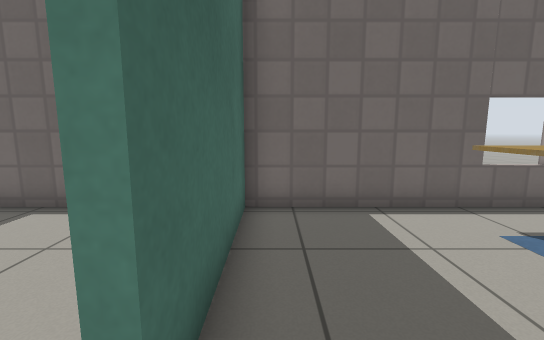
[1] (above)

23 first-person views from a walk through a robot-simulator world made for Gazebo. The camera is 0.9 m above the floor, tilts 8° down and sees 90° across. The floor is counted in squares, 0.5 m on a side. Each view is taken from the middle of a square. On the plan, view 1 faces up. The plan holds only what a view shows up to about 15 squares ahead; the rest is blank. The robots in the file are not drawn. Gazebo's built-in surfaces are drawn with simple patterns.

[2]
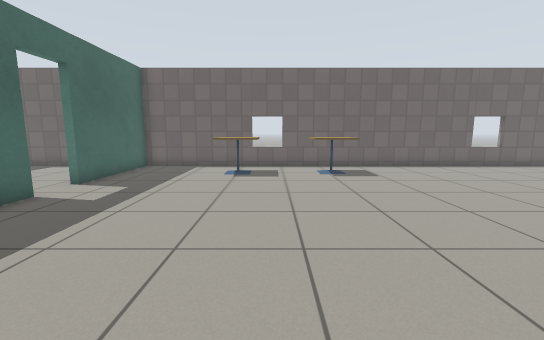

[3]
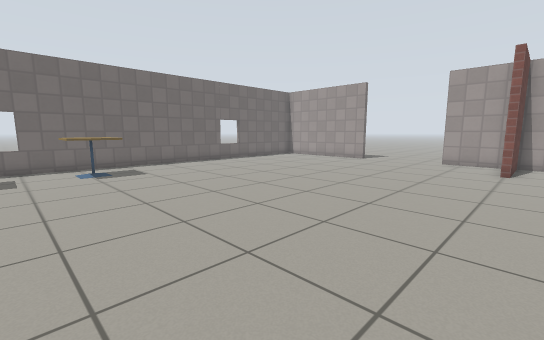

[4]
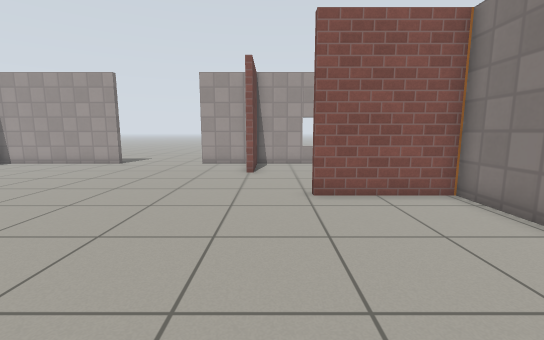

[5]
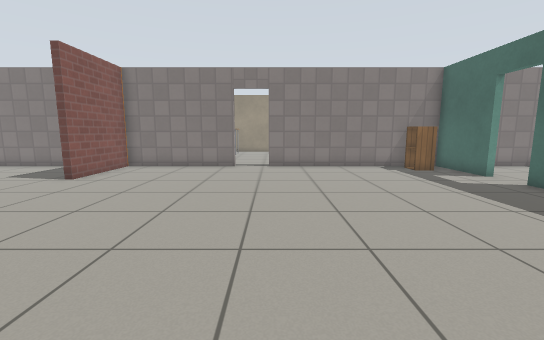

[6]
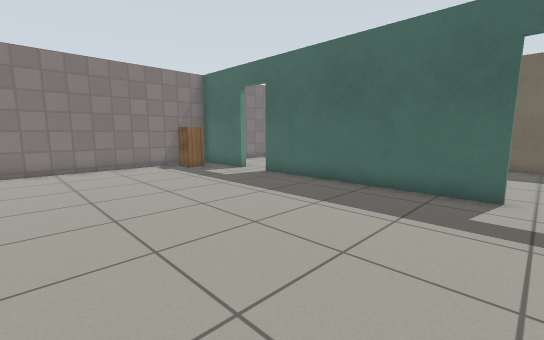

[7]
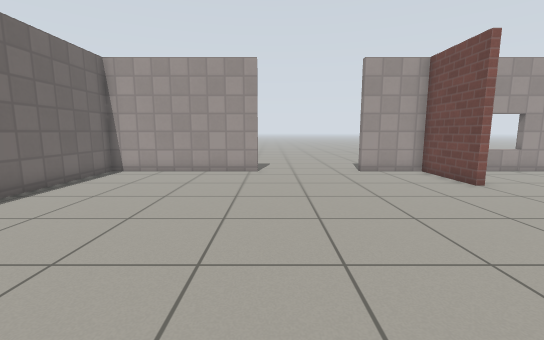

[8]
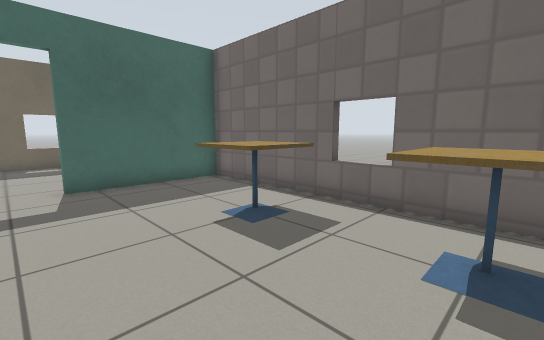

[9]
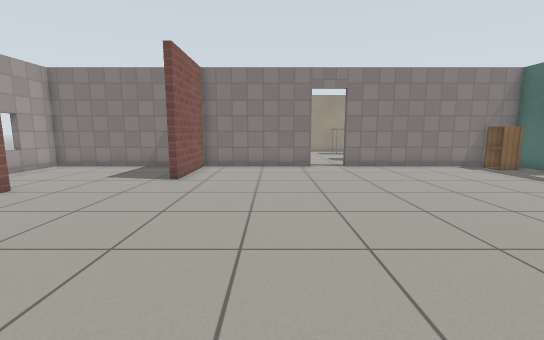

[10]
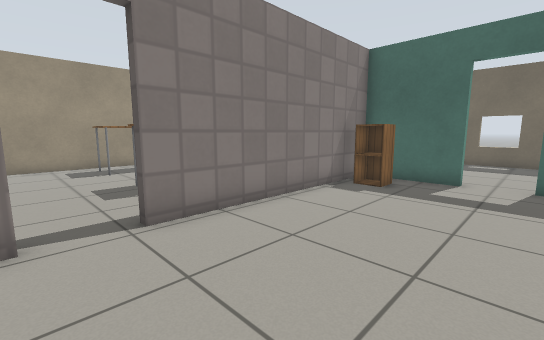

[11]
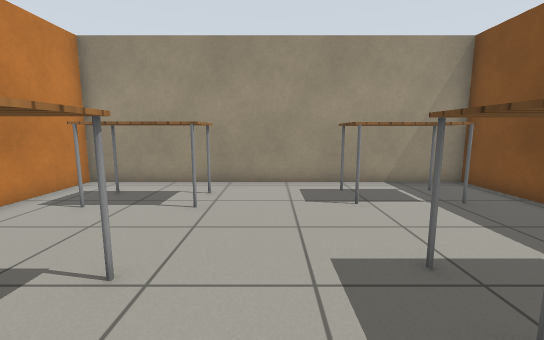

[12]
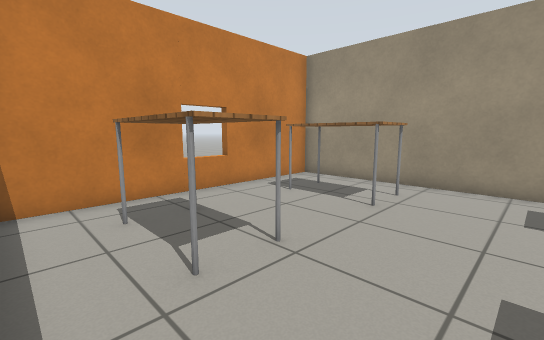

[13]
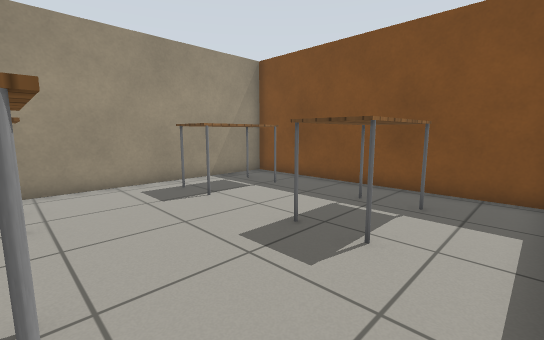

[14]
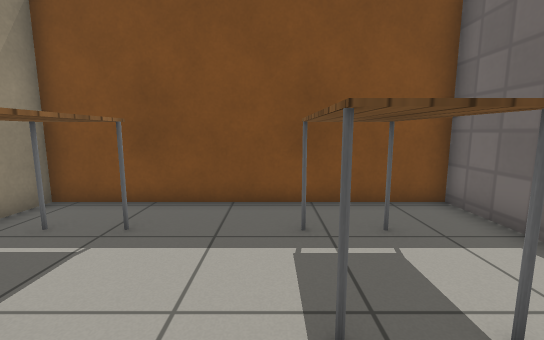

[15]
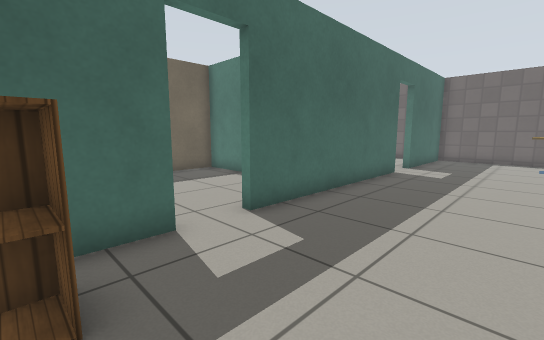

[16]
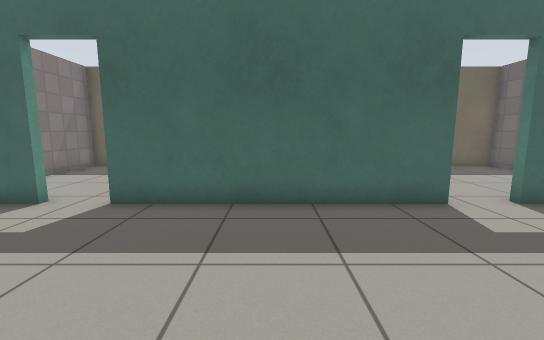

[17]
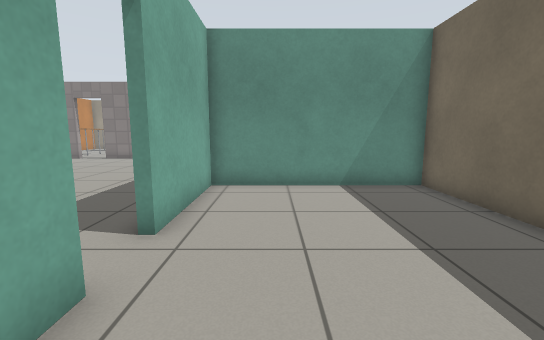

[18]
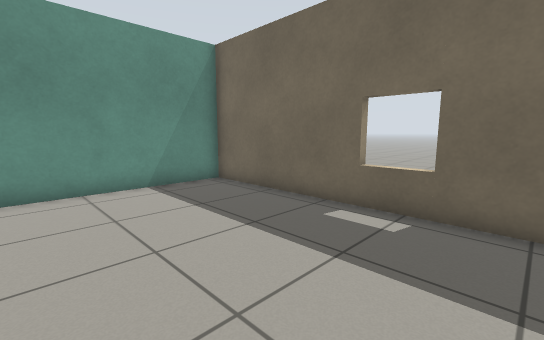

[19]
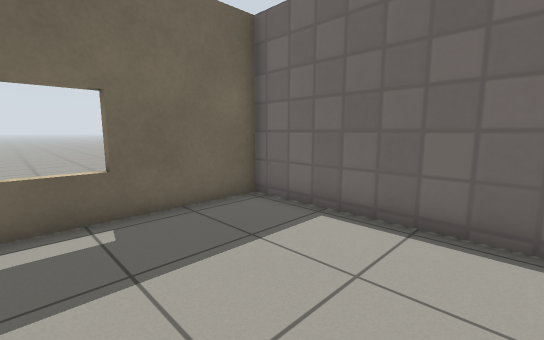

[20]
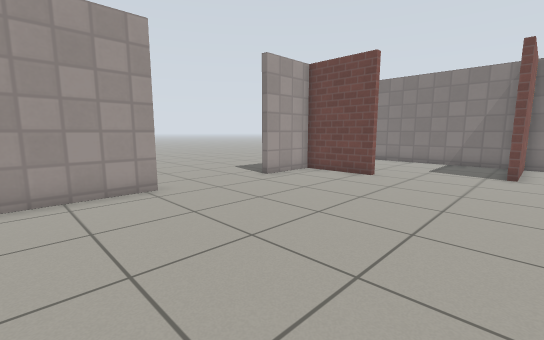

[21]
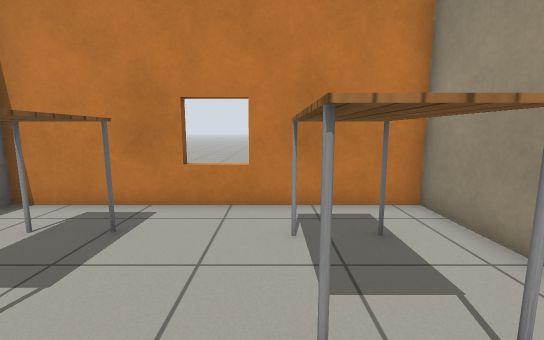

[22]
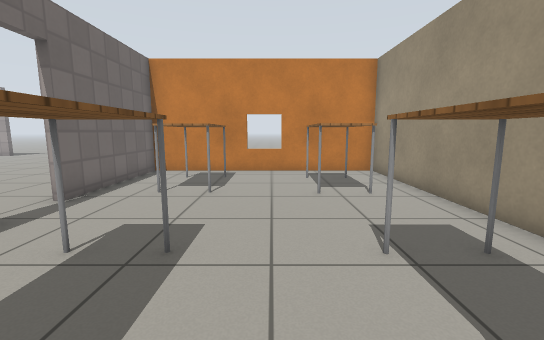

[23]
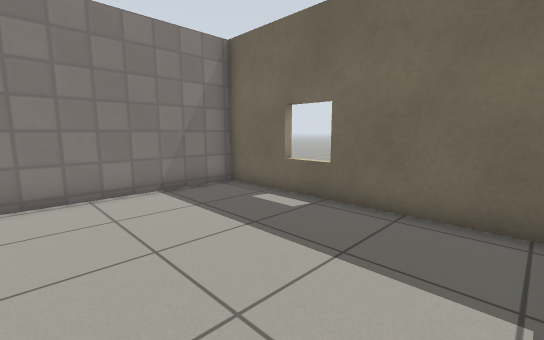

### Floor plan
Points are (right, up) in squares from view 1. A wall is a line through its corners. A room is listed if a view was taken in it or the views show most of it. See-through windows are left out.
Room 1 (views 1, 2, 3, 4, 5, 6, 7, 8, 9, 10, 15, 16, 20)
walls: (19.9, -7.9) (23.3, -7.9) (23.3, -5); (9.9, -14.2) (15.6, -14.2) (15.6, -10.1); (16.1, -14.2) (23.3, -14.2) (23.3, -8.2) (20, -8.2); (-0.6, -0.5) (-0.6, -9.1); (23.3, -0.4) (23.3, 6.4) (-0.6, 6.4) (-0.6, 1.1); (-0.6, -10.7) (-0.6, -14.2) (8.2, -14.2); (23.3, -12.3) (23.8, -12.3)
ways out: open door at (9.5, -14) to room 2; open door at (-1, 0.5) to room 3; open door at (-1, -9.5) to room 4; opening at (24, -3)
objects: cabinet (1, -13); cafe table (4, 3) to (5, 5); cafe table (8, 3) to (9, 5)
Room 2 (views 11, 12, 13, 14, 21, 22)
walls: (4.8, -14.5) (2.2, -14.5) (2.2, -24.7) (15.6, -24.7) (15.6, -14.5) (9.9, -14.5)
ways out: open door at (9.5, -14) to room 1
objects: table (4, -23) to (7, -22); table (4, -18) to (7, -17); table (11, -23) to (13, -22); table (11, -18) to (14, -17)
Room 3 (views 17, 18, 19)
walls: (-0.9, 1.1) (-0.9, 2.3); (-1.8, 6.4) (-8.1, 6.4) (-8.1, -5) (-0.9, -5) (-0.9, -0.5)
ways out: open door at (-1, 0.5) to room 1
Room 4 (view 23)
walls: (-5.5, -5.3) (-8.1, -5.3) (-8.1, -14.2) (-1.9, -14.2)
ways out: open door at (-1, -9.5) to room 1

Positions as (right, up) in squares from view 1, and headings:
1: (0, 0), facing up
2: (6, -8), facing up
3: (6, -9), facing up-right
4: (8, -9), facing right
5: (8, 0), facing down
6: (8, 0), facing down-left
7: (11, -1), facing right
8: (9, 0), facing up-left
9: (12, 0), facing down
10: (10, -9), facing down-left
11: (9, -15), facing down
12: (8, -15), facing down-right
13: (11, -15), facing down-left
14: (9, -19), facing left
15: (4, -13), facing up-left
16: (6, -5), facing left
17: (-3, 4), facing down
18: (-2, 4), facing down-left
19: (-2, 1), facing up-left
20: (15, 3), facing down-right
21: (9, -21), facing right
22: (3, -20), facing right
23: (-2, -6), facing down-left
